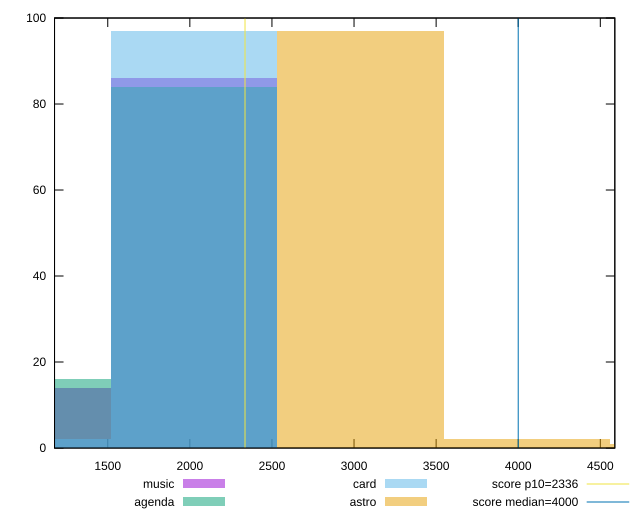

Generate this figure with gnuplot:
reset

$music <<EOF
2026.9638887820217 86
1013.4819443910109 14
EOF

$agenda <<EOF
2026.9638887820217 84
1013.4819443910109 16
EOF

$card <<EOF
2026.9638887820217 97
1013.4819443910109 2
EOF

$astro <<EOF
3040.4458331730325 97
4053.9277775640435 2
5067.409721955054 1
EOF

set key outside below
set boxwidth 1013.4819443910109
set xrange [1175.8739999999998:4588.346]
set yrange [0:100]
set trange [0:100]
set style fill transparent solid 0.5 noborder

set parametric
set terminal svg size 640, 520 enhanced background rgb 'white'
set output "reports/report_00027_2021-02-24T12-40-31.850Z/first-contentful-paint/comparison/histogram/all_raw.svg"

plot $music title "music" with boxes, \
     $agenda title "agenda" with boxes, \
     $card title "card" with boxes, \
     $astro title "astro" with boxes, \
     2336,t title "score p10=2336", \
     4000,t title "score median=4000"

reset
